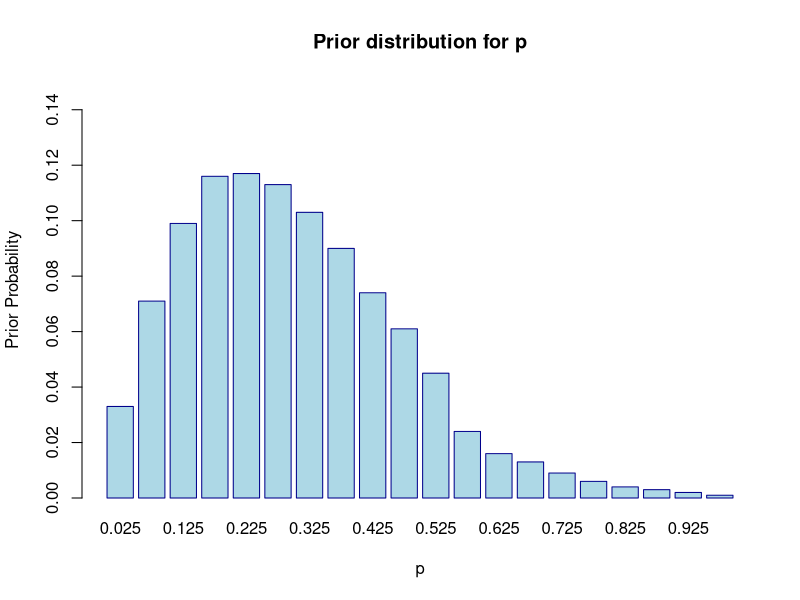
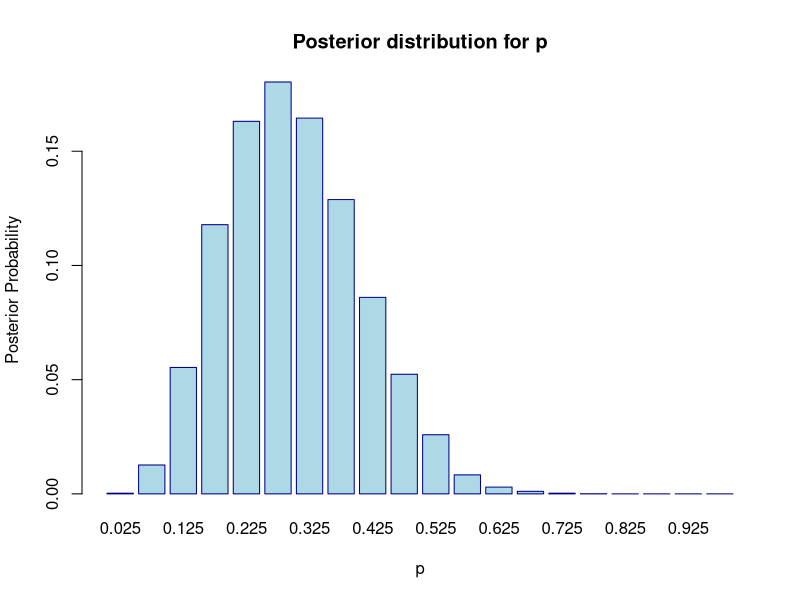

Recreate these plots in R, in order.
## ---- chunk 1
# Unit 1 Bayesian Updating Example: Inference about an unknown probability
# Calculate and plot prior and posterior distribution 
# for disease probability:  Discretized prior; 
# sample of 10 cases, 3 having disease

# Assume the unknow probability p can take on one of 20 evenly spaced values 
# between 0.025 and 0.975
pVals <- seq(length=20,from=0.025,to=0.975)

# Prior distribution: choose a prior distribution centered around 0.3 
priorDist <- c(0.033, 0.071, 0.099, 0.116, 0.117, 0.113, 0.103, 
               0.090, 0.074, 0.061, 0.045, 0.024, 0.016,
               0.013, 0.009, 0.006, 0.004, 0.003, 0.002, 0.001)

# Verify that the expected value of p is 0.3
sum(priorDist*pVals)

# Plot the prior distribution as a bar chart 
barplot(priorDist,main="Prior distribution for p",
        xlab="p", ylab="Prior Probability",names.arg=pVals,
        border="darkblue", col="lightblue",ylim=c(0,0.15))

# Calculate the posterior distribution of p after observing sample of 
# 10 cases, 3 having disease
numobs=10    # Number of observations
numd=3       # Number having the disease
lik = pVals^numd*(1-pVals)^(numobs-numd)  # Likelihood of data given p
pl <- priorDist * lik                     # prior times likelihood
postDist <- pl/sum(pl)                    # result of Bayes rule

# Plot the posterior distribution 
barplot(postDist,main="Posterior distribution for p",
xlab="p", ylab="Posterior Probability",names.arg=pVals,
border="darkblue", col="lightblue")

# Expected value of p given the observations
sum(pVals*postDist)

# Poterior cumulative distribution function
cdf = cumsum(postDist)      # calculate cumulative sum
round(rbind(pVals, cdf),4)  # print probability points and cdf at each point

# Prior and posterior probability that disease probabilty is between 0.2 and 0.4
indx = which(pVals>=0.2 & pVals<=0.4)  # Indices for probs between 0.2 and 0.4
sum(priorDist[indx])     # Prior prob that disease probability is between 0.2 and 0.4
sum(postDist[indx])      # Posterior prob that disease probability is between 0.2 and 0.4
